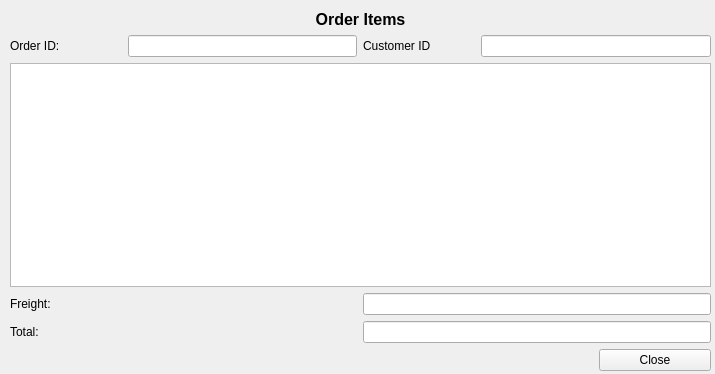
<?xml version="1.0" encoding="UTF-8"?>
<ui version="4.0">
 <class>WizardPage</class>
 <widget class="QWizardPage" name="WizardPage">
  <property name="geometry">
   <rect>
    <x>0</x>
    <y>0</y>
    <width>715</width>
    <height>374</height>
   </rect>
  </property>
  <property name="windowTitle">
   <string>WizardPage</string>
  </property>
  <widget class="QWidget" name="gridLayoutWidget">
   <property name="geometry">
    <rect>
     <x>10</x>
     <y>10</y>
     <width>701</width>
     <height>361</height>
    </rect>
   </property>
   <layout class="QGridLayout" name="gridLayout">
    <item row="1" column="4" colspan="2">
     <widget class="QLineEdit" name="lineEdit_customer_id"/>
    </item>
    <item row="4" column="3" colspan="3">
     <widget class="QLineEdit" name="lineEdit_total"/>
    </item>
    <item row="4" column="0">
     <widget class="QLabel" name="label_total">
      <property name="text">
       <string>Total:</string>
      </property>
     </widget>
    </item>
    <item row="3" column="3" colspan="3">
     <widget class="QLineEdit" name="lineEdit_freight"/>
    </item>
    <item row="4" column="1" colspan="2">
     <spacer name="horizontalSpacer_2">
      <property name="orientation">
       <enum>Qt::Horizontal</enum>
      </property>
      <property name="sizeHint" stdset="0">
       <size>
        <width>40</width>
        <height>20</height>
       </size>
      </property>
     </spacer>
    </item>
    <item row="3" column="0">
     <widget class="QLabel" name="label_freight">
      <property name="text">
       <string>Freight: </string>
      </property>
     </widget>
    </item>
    <item row="1" column="3">
     <widget class="QLabel" name="label_customer_id">
      <property name="text">
       <string>Customer ID</string>
      </property>
     </widget>
    </item>
    <item row="1" column="0">
     <widget class="QLabel" name="label_order_id">
      <property name="text">
       <string>Order ID:</string>
      </property>
     </widget>
    </item>
    <item row="3" column="1" colspan="2">
     <spacer name="horizontalSpacer">
      <property name="orientation">
       <enum>Qt::Horizontal</enum>
      </property>
      <property name="sizeHint" stdset="0">
       <size>
        <width>40</width>
        <height>20</height>
       </size>
      </property>
     </spacer>
    </item>
    <item row="2" column="0" colspan="6">
     <widget class="QTableView" name="TableView"/>
    </item>
    <item row="5" column="5">
     <widget class="QPushButton" name="pushButton_close">
      <property name="text">
       <string>Close</string>
      </property>
     </widget>
    </item>
    <item row="1" column="1" colspan="2">
     <widget class="QLineEdit" name="lineEdit_order_id"/>
    </item>
    <item row="0" column="0" colspan="6">
     <widget class="QLabel" name="label_page_name">
      <property name="font">
       <font>
        <pointsize>12</pointsize>
        <bold>true</bold>
       </font>
      </property>
      <property name="text">
       <string>Order Items</string>
      </property>
      <property name="alignment">
       <set>Qt::AlignCenter</set>
      </property>
     </widget>
    </item>
   </layout>
  </widget>
 </widget>
 <resources/>
 <connections/>
</ui>
